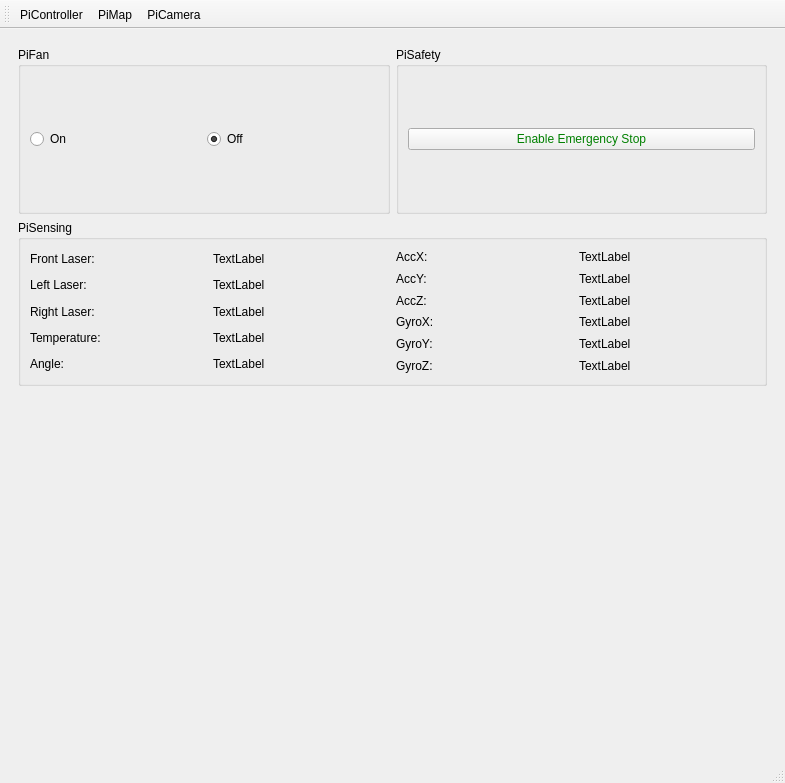
<?xml version="1.0" encoding="UTF-8"?>
<ui version="4.0">
 <class>PiController</class>
 <widget class="QMainWindow" name="PiController">
  <property name="geometry">
   <rect>
    <x>0</x>
    <y>0</y>
    <width>785</width>
    <height>783</height>
   </rect>
  </property>
  <property name="windowTitle">
   <string>MainWindow</string>
  </property>
  <widget class="QWidget" name="centralwidget">
   <layout class="QGridLayout" name="gridLayout_3">
    <item row="0" column="0">
     <widget class="QStackedWidget" name="stackedWidget">
      <property name="currentIndex">
       <number>0</number>
      </property>
      <widget class="QWidget" name="piController">
       <layout class="QGridLayout" name="gridLayout_2">
        <item row="1" column="0" colspan="2">
         <widget class="QGroupBox" name="groupBox_5">
          <property name="title">
           <string>PiSensing</string>
          </property>
          <layout class="QGridLayout" name="gridLayout_9">
           <item row="0" column="0">
            <layout class="QGridLayout" name="gridLayout_8">
             <item row="4" column="0">
              <widget class="QLabel" name="label_6">
               <property name="text">
                <string>Angle:</string>
               </property>
              </widget>
             </item>
             <item row="0" column="0">
              <widget class="QLabel" name="label_2">
               <property name="text">
                <string>Front Laser:</string>
               </property>
              </widget>
             </item>
             <item row="1" column="0">
              <widget class="QLabel" name="label_3">
               <property name="text">
                <string>Left Laser:</string>
               </property>
              </widget>
             </item>
             <item row="2" column="0">
              <widget class="QLabel" name="label_4">
               <property name="text">
                <string>Right Laser:</string>
               </property>
              </widget>
             </item>
             <item row="3" column="0">
              <widget class="QLabel" name="label_5">
               <property name="text">
                <string>Temperature:</string>
               </property>
              </widget>
             </item>
             <item row="0" column="1">
              <widget class="QLabel" name="label_frontLaser">
               <property name="text">
                <string>TextLabel</string>
               </property>
              </widget>
             </item>
             <item row="1" column="1">
              <widget class="QLabel" name="label_leftLaser">
               <property name="text">
                <string>TextLabel</string>
               </property>
              </widget>
             </item>
             <item row="2" column="1">
              <widget class="QLabel" name="label_rightLaser">
               <property name="text">
                <string>TextLabel</string>
               </property>
              </widget>
             </item>
             <item row="3" column="1">
              <widget class="QLabel" name="label_temperature">
               <property name="text">
                <string>TextLabel</string>
               </property>
              </widget>
             </item>
             <item row="4" column="1">
              <widget class="QLabel" name="label_angle">
               <property name="text">
                <string>TextLabel</string>
               </property>
              </widget>
             </item>
            </layout>
           </item>
           <item row="0" column="1">
            <layout class="QGridLayout" name="gridLayout_10">
             <item row="4" column="0">
              <widget class="QLabel" name="label_11">
               <property name="text">
                <string>GyroY:</string>
               </property>
              </widget>
             </item>
             <item row="0" column="0">
              <widget class="QLabel" name="label_13">
               <property name="text">
                <string>AccX:</string>
               </property>
              </widget>
             </item>
             <item row="2" column="0">
              <widget class="QLabel" name="label_9">
               <property name="text">
                <string>AccZ:</string>
               </property>
              </widget>
             </item>
             <item row="0" column="1">
              <widget class="QLabel" name="label_accX">
               <property name="text">
                <string>TextLabel</string>
               </property>
              </widget>
             </item>
             <item row="3" column="0">
              <widget class="QLabel" name="label_10">
               <property name="text">
                <string>GyroX:</string>
               </property>
              </widget>
             </item>
             <item row="1" column="0">
              <widget class="QLabel" name="label_8">
               <property name="text">
                <string>AccY:</string>
               </property>
              </widget>
             </item>
             <item row="5" column="0">
              <widget class="QLabel" name="label_12">
               <property name="text">
                <string>GyroZ:</string>
               </property>
              </widget>
             </item>
             <item row="1" column="1">
              <widget class="QLabel" name="label_accY">
               <property name="text">
                <string>TextLabel</string>
               </property>
              </widget>
             </item>
             <item row="2" column="1">
              <widget class="QLabel" name="label_accZ">
               <property name="text">
                <string>TextLabel</string>
               </property>
              </widget>
             </item>
             <item row="3" column="1">
              <widget class="QLabel" name="label_gyroX">
               <property name="text">
                <string>TextLabel</string>
               </property>
              </widget>
             </item>
             <item row="4" column="1">
              <widget class="QLabel" name="label_gyroY">
               <property name="text">
                <string>TextLabel</string>
               </property>
              </widget>
             </item>
             <item row="5" column="1">
              <widget class="QLabel" name="label_gyroZ">
               <property name="text">
                <string>TextLabel</string>
               </property>
              </widget>
             </item>
            </layout>
           </item>
          </layout>
         </widget>
        </item>
        <item row="0" column="0">
         <widget class="QGroupBox" name="groupBox">
          <property name="title">
           <string>PiFan</string>
          </property>
          <layout class="QGridLayout" name="gridLayout_4">
           <item row="0" column="0">
            <widget class="QRadioButton" name="radioButton_fanOn">
             <property name="text">
              <string>On</string>
             </property>
            </widget>
           </item>
           <item row="0" column="1">
            <widget class="QRadioButton" name="radioButton_fanOff">
             <property name="text">
              <string>Off</string>
             </property>
             <property name="checked">
              <bool>true</bool>
             </property>
            </widget>
           </item>
          </layout>
         </widget>
        </item>
        <item row="0" column="1">
         <widget class="QGroupBox" name="groupBox_4">
          <property name="title">
           <string>PiSafety</string>
          </property>
          <layout class="QGridLayout" name="gridLayout_6">
           <item row="0" column="0">
            <widget class="QPushButton" name="pushButton_toggleSafetyState">
             <property name="styleSheet">
              <string notr="true">color:green;</string>
             </property>
             <property name="text">
              <string>Enable Emergency Stop</string>
             </property>
            </widget>
           </item>
          </layout>
         </widget>
        </item>
       </layout>
      </widget>
      <widget class="QWidget" name="piMap"/>
      <widget class="QWidget" name="piCamera">
       <layout class="QGridLayout" name="gridLayout_7">
        <item row="0" column="0">
         <widget class="QLabel" name="label">
          <property name="text">
           <string>Camera Frame</string>
          </property>
          <property name="alignment">
           <set>Qt::AlignCenter</set>
          </property>
         </widget>
        </item>
       </layout>
      </widget>
     </widget>
    </item>
    <item row="1" column="0">
     <spacer name="verticalSpacer">
      <property name="orientation">
       <enum>Qt::Vertical</enum>
      </property>
      <property name="sizeHint" stdset="0">
       <size>
        <width>20</width>
        <height>40</height>
       </size>
      </property>
     </spacer>
    </item>
   </layout>
  </widget>
  <widget class="QMenuBar" name="menubar">
   <property name="geometry">
    <rect>
     <x>0</x>
     <y>0</y>
     <width>785</width>
     <height>21</height>
    </rect>
   </property>
  </widget>
  <widget class="QStatusBar" name="statusbar"/>
  <widget class="QToolBar" name="toolBar">
   <property name="windowTitle">
    <string>toolBar</string>
   </property>
   <property name="toolButtonStyle">
    <enum>Qt::ToolButtonTextBesideIcon</enum>
   </property>
   <attribute name="toolBarArea">
    <enum>TopToolBarArea</enum>
   </attribute>
   <attribute name="toolBarBreak">
    <bool>false</bool>
   </attribute>
   <addaction name="action_goToController"/>
   <addaction name="action_goToMap"/>
   <addaction name="action_goToCamera"/>
  </widget>
  <action name="action_goToMap">
   <property name="icon">
    <iconset resource="../resource.qrc">
     <normaloff>:/Icons/map.png</normaloff>:/Icons/map.png</iconset>
   </property>
   <property name="text">
    <string>PiMap</string>
   </property>
   <property name="visible">
    <bool>true</bool>
   </property>
   <property name="menuRole">
    <enum>QAction::TextHeuristicRole</enum>
   </property>
   <property name="iconVisibleInMenu">
    <bool>false</bool>
   </property>
   <property name="shortcutVisibleInContextMenu">
    <bool>false</bool>
   </property>
  </action>
  <action name="action_goToCamera">
   <property name="icon">
    <iconset resource="../resource.qrc">
     <normaloff>:/Icons/camera.png</normaloff>:/Icons/camera.png</iconset>
   </property>
   <property name="text">
    <string>PiCamera</string>
   </property>
   <property name="toolTip">
    <string>PiCamera</string>
   </property>
  </action>
  <action name="action_goToController">
   <property name="icon">
    <iconset resource="../resource.qrc">
     <normaloff>:/Icons/gear.png</normaloff>:/Icons/gear.png</iconset>
   </property>
   <property name="text">
    <string>PiController</string>
   </property>
  </action>
 </widget>
 <resources>
  <include location="../resource.qrc"/>
 </resources>
 <connections/>
</ui>
